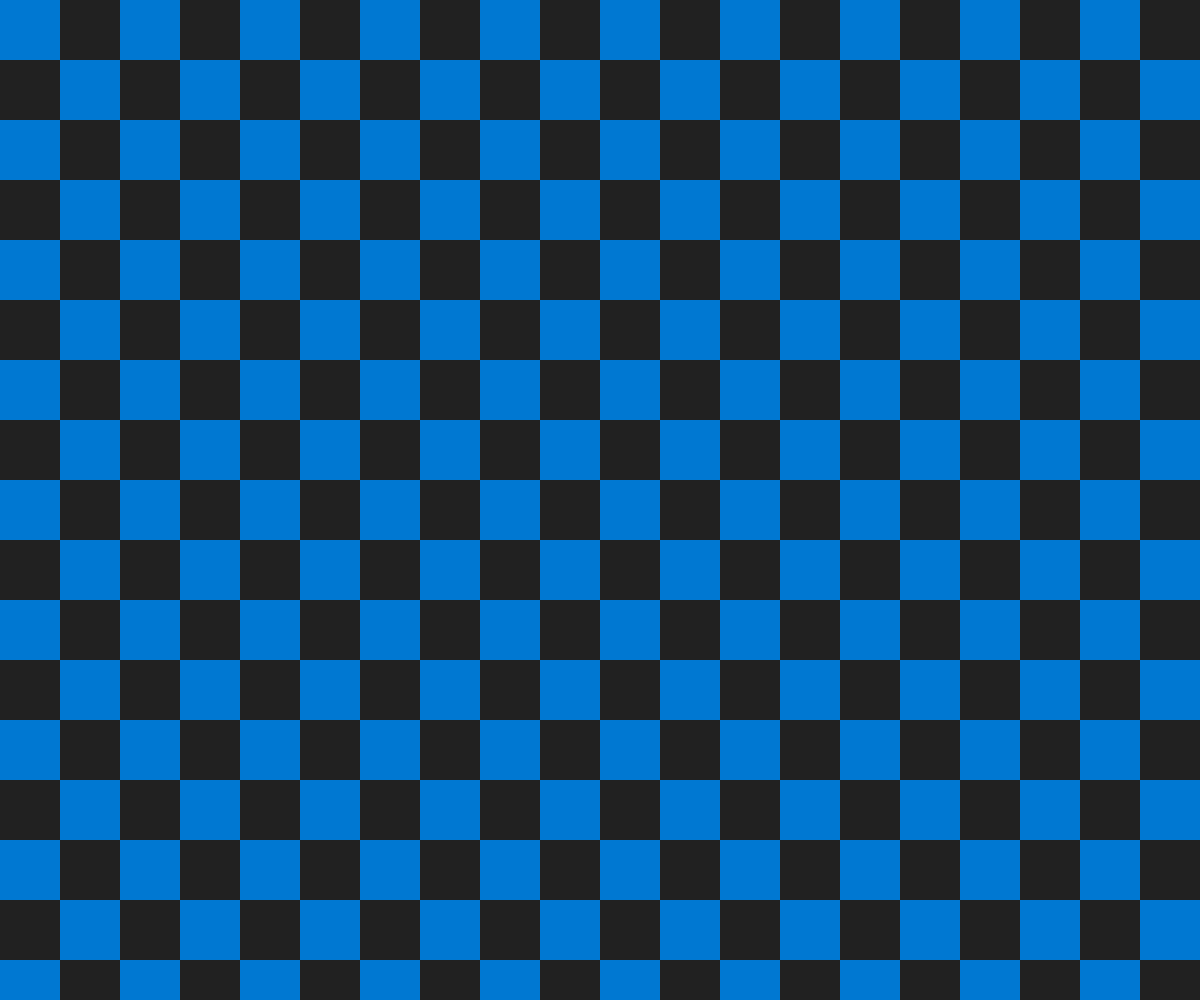
Frame 1 (no input)
Frame 2 (the mouse pressed at the canvas centre, redrawn once): identical to frame 1, image omitted

The p5.js sketch that drew this single still picture (run headless with seeded random() and noise() and a simulated clock; the mouse was pressed at the canvas centre and the sketch redrawn once):

// p5.js sketch
// ── sketch.js
"use strict";
//==========
// p5.js

function setup(){
	createCanvas(windowWidth, windowHeight);
	noLoop();
	colorMode(RGB);
	angleMode(DEGREES);
}

function draw(){
	background(33);

	fill(0, 120, 210);

	let size = 60;
	let cols = windowWidth / size;
	let rows = windowHeight / size;
	for(let r=0; r<rows; r++){
		for(let c=0; c<cols; c++){
			let x = size * c;
			let y = size * r;
			noStroke();
			if(r % 2 == 0){
				if(c % 2 == 0){
					rect(x, y, size, size);
				}
			}else{
				if(c % 2 != 0){
					rect(x, y, size, size);
				}
			}
		}
	}
}
